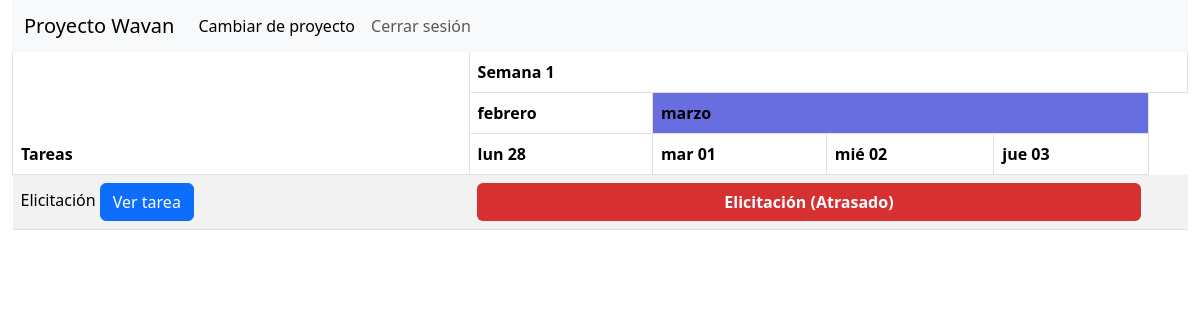
The page /proyectos/6/gantt/ (signed in) on the database its author committed.
### proyectos/models.py (models this page shows, shortened)
class Proyecto(models.Model):
    nombre_proyecto = models.CharField(max_length=100)
    usuarios = models.ManyToManyField(User, through='ProyectoUsuario')

### diagrama_gantt/models.py (models this page shows)
class Tarea(models.Model):
    proyecto = models.ForeignKey(Proyecto, on_delete=models.CASCADE)
    nombre_tarea = models.CharField(max_length=100)
    descripcion = models.CharField(max_length=500, blank=True, null=True)
    fecha_inicial = models.DateField()
    fecha_limite = models.DateField()
    esta_completado = models.BooleanField()
    def es_critica(self, fecha_actual=datetime.now().date()):
        tiempo_restante = self.fecha_limite - fecha_actual
        return (0 <= tiempo_restante.days <= 7) and not self.esta_completado
    def obtener_estado(self, fecha_actual=datetime.now().date()):
        if self.esta_completado:
            return 'completado'
        elif fecha_actual < self.fecha_inicial:
            return 'pendiente'
        elif self.es_critica(fecha_actual):
            return 'crítico'
        elif fecha_actual > self.fecha_limite:
            return 'atrasado'
        else:
            return 'en-progreso'
    def obtener_color(self, fecha_actual=datetime.now().date()):
        return Estado.objects.get(nombre_estado=self.obtener_estado(fecha_actual)).color_estado

### diagrama_gantt/views.py (the view)
# urls.py: path('', views.acceso_tareas_guard, name='gantt'),
@login_required(login_url='login')
def acceso_tareas_guard(request, id_proyecto):
    proyecto = Proyecto.objects.get(id=id_proyecto)
    orquestador = ProyectoTareaController(proyecto)
    if orquestador.tiene_tareas():
        return index(request, id_proyecto)
    if request.user.has_perm('diagrama_gantt.add_tarea'):
        return redirect('crearTarea', id_proyecto)
    return render(request, 'diagrama_gantt_vacio.html', {'proyecto': proyecto})

### ProyectoVerificacion/views.py (called while the page is built)
@login_required(login_url='login')
def acceso_proyecto_guard(request, id_proyecto):
    usuario = request.user
    proyecto = Proyecto.objects.get(id=id_proyecto)
    return proyecto in ProyectoUsuario.obtener_proyectos(usuario)

### diagrama_gantt/models.py (called while the page is built)
    def tiene_tareas(self):
        return Tarea.objects.filter(proyecto=self.proyecto.id).count() > 0

### proyectos/models.py (called while the page is built)
    def obtener_proyectos(usuario):
        return list(usuario.proyecto_set.all())

### diagrama_gantt/templates/diagrama_gantt.html (shortened to what this page needs)
{% extends "diagrama_gantt_base.html" %}
{% block section %}
<table class="table table-striped">
    <thead>
        <tr>
            <th id="tareas" scope="col" colspan="1" rowspan="3">Tareas</th>
            <th scope="col" colspan={{ colspan_semana_inicio }}>Semana 1</th>
        </tr>
        <tr>
            {% for value in meses_info %}
                {% if value.fecha.month == hoy.month %}
                    <th scope="col" colspan={{ value.colspan }} class="hoy">{{ value.fecha | date:'F' }}</th>
                {% else %}
                    <th scope="col" colspan={{ value.colspan }}>{{ value.fecha | date:'F' }}</th>
                {% endif %}
            {% endfor %}
        </tr>
        <tr>
            {% for dia in lista_fechas %}
                {% if dia == hoy %}
                    <th class="dia hoy">{{ dia | date:'D d' }}</th>
                {% else %}
                    <th class="dia">{{ dia | date:'D d' }}</th>
                {% endif %}
            {% endfor %}
        </tr>
    </thead>
    <tbody>
        {% for item in tareas %}
            <tr>
                <td>
                    {{ item.tarea.nombre_tarea }}
                    <a class="btn btn-primary"
                        href={% url 'verTarea' id_proyecto=proyecto.id id_tarea=item.tarea.id %}>
                        Ver tarea
                    </a>
                </td>
                <td colspan={{ item.duracion }}>
                    <a class="btn tarea" style={{ item.color_estado }}
                        href={% url 'verTarea' id_proyecto=proyecto.id id_tarea=item.tarea.id %}>
                        {{ item.tarea.nombre_tarea }} ({{item.estado|capfirst}})
                    </a>
                </td>
                <td colspan={{ item.post_offset }}></td>
            </tr>
        {% endfor %}
    </tbody>
</table>
{% endblock %}

### diagrama_gantt/templates/diagrama_gantt_base.html (shortened to what this page needs)
{% load bootstrap5 %}
<!DOCTYPE html>
<html lang="es">
<head>
    {% bootstrap_css %}
    {% load static %}
    <link rel="stylesheet" href="{% static 'styles_gantt.css' %}">
</head>
<body class="container-fluid">
<nav class="navbar navbar-expand-lg navbar-light bg-light">
    <div class="container-fluid">
        <a class="navbar-brand" href="#">{{ proyecto.nombre_proyecto }}</a>
        <div class="collapse navbar-collapse" id="navbarSupportedContent">
            <ul class="navbar-nav me-auto mb-2 mb-lg-0">
                <li class="nav-item">
                    <a class="nav-link active" aria-current="page" href={% url 'verProyectos' %}>Cambiar de proyecto</a>
                </li>
                <li class="nav-item">
                    <a class="nav-link" href="{% url 'cerrar_sesion' %}">Cerrar sesión</a>
                </li>
            </ul>
        </div>
    </div>
</nav>
<section class="container-fluid">
    {% block section %}
    {% endblock %}
</section>
</body>
</html>

### diagrama_gantt/static/styles_gantt.css (style rules this page uses)
thead { background: white; position: sticky; top: 0; }
tr th { border-left: solid 1px rgb(222, 226, 230); border-right: solid 1px rgb(222, 226, 230); }
td:first-child { position: sticky; left: 0; background: white; z-index: 0 !important; }
#tareas { position: sticky; left: 0; top: 0 !important; background: white; z-index: 3; max-width: 135px; }
nav { height: 6.5vh; }
section { overflow: auto; height: 93.5vh; padding: 0 !important; }
.tarea { width: 100%; display: block; color:white; font-weight: 600; }
.hoy { background-color: #686de0 !important; color: white; }
.dia { white-space: nowrap }
td { vertical-align: middle; }

### rows shown on the page
Proyecto: nombre_proyecto "Proyecto Wavan"
Tarea: tarea.nombre_tarea "Elicitación", estado "Atrasado"

### other values the page prints
{{ value.fecha | date:'F' }} "febrero"
{{ value.fecha | date:'F' }} "marzo"
{{ dia | date:'D d' }} "lun 28" "mar 01" "mié 02" "jue 03"
